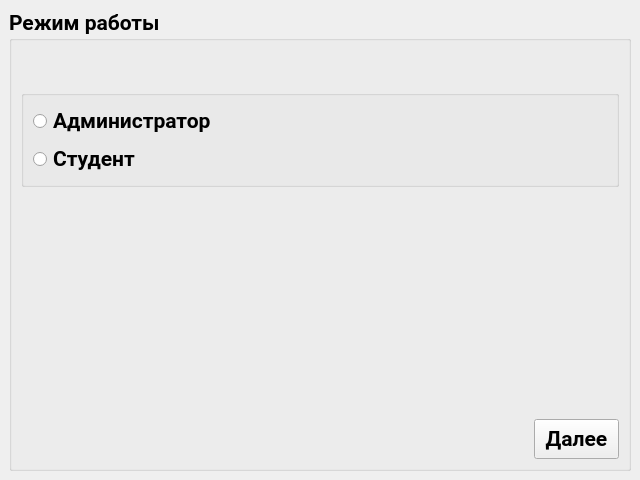
<?xml version="1.0" encoding="UTF-8"?>
<ui version="4.0">
 <class>MainWindow</class>
 <widget class="QMainWindow" name="MainWindow">
  <property name="geometry">
   <rect>
    <x>0</x>
    <y>0</y>
    <width>640</width>
    <height>480</height>
   </rect>
  </property>
  <property name="sizePolicy">
   <sizepolicy hsizetype="Expanding" vsizetype="Expanding">
    <horstretch>0</horstretch>
    <verstretch>0</verstretch>
   </sizepolicy>
  </property>
  <property name="minimumSize">
   <size>
    <width>640</width>
    <height>480</height>
   </size>
  </property>
  <property name="maximumSize">
   <size>
    <width>640</width>
    <height>480</height>
   </size>
  </property>
  <property name="font">
   <font>
    <family>Roboto</family>
    <pointsize>16</pointsize>
   </font>
  </property>
  <property name="windowTitle">
   <string>SystemControlStudent</string>
  </property>
  <property name="styleSheet">
   <string notr="true"/>
  </property>
  <widget class="QWidget" name="centralwidget">
   <property name="sizePolicy">
    <sizepolicy hsizetype="Expanding" vsizetype="Expanding">
     <horstretch>0</horstretch>
     <verstretch>0</verstretch>
    </sizepolicy>
   </property>
   <property name="maximumSize">
    <size>
     <width>640</width>
     <height>480</height>
    </size>
   </property>
   <property name="font">
    <font>
     <family>Roboto</family>
     <pointsize>16</pointsize>
    </font>
   </property>
   <layout class="QVBoxLayout" name="verticalLayout_2">
    <item>
     <widget class="QGroupBox" name="groupBox">
      <property name="sizePolicy">
       <sizepolicy hsizetype="Maximum" vsizetype="Maximum">
        <horstretch>0</horstretch>
        <verstretch>0</verstretch>
       </sizepolicy>
      </property>
      <property name="minimumSize">
       <size>
        <width>0</width>
        <height>0</height>
       </size>
      </property>
      <property name="maximumSize">
       <size>
        <width>640</width>
        <height>480</height>
       </size>
      </property>
      <property name="font">
       <font>
        <family>Roboto</family>
        <pointsize>16</pointsize>
        <bold>true</bold>
        <underline>false</underline>
        <strikeout>false</strikeout>
       </font>
      </property>
      <property name="styleSheet">
       <string notr="true"/>
      </property>
      <property name="title">
       <string>Режим работы</string>
      </property>
      <layout class="QVBoxLayout" name="verticalLayout" stretch="0,0,5,1">
       <item>
        <spacer name="verticalSpacer_3">
         <property name="orientation">
          <enum>Qt::Vertical</enum>
         </property>
         <property name="sizeHint" stdset="0">
          <size>
           <width>20</width>
           <height>40</height>
          </size>
         </property>
        </spacer>
       </item>
       <item>
        <widget class="QGroupBox" name="groupBox_2">
         <property name="font">
          <font>
           <family>Roboto</family>
           <pointsize>16</pointsize>
           <bold>true</bold>
           <underline>false</underline>
           <strikeout>false</strikeout>
          </font>
         </property>
         <property name="styleSheet">
          <string notr="true"/>
         </property>
         <property name="title">
          <string/>
         </property>
         <layout class="QVBoxLayout" name="verticalLayout_3">
          <item>
           <widget class="QRadioButton" name="radioButton">
            <property name="font">
             <font>
              <family>Roboto</family>
              <pointsize>16</pointsize>
              <italic>false</italic>
              <bold>true</bold>
              <underline>false</underline>
              <strikeout>false</strikeout>
             </font>
            </property>
            <property name="styleSheet">
             <string notr="true"/>
            </property>
            <property name="text">
             <string>Администратор</string>
            </property>
           </widget>
          </item>
          <item>
           <widget class="QRadioButton" name="radioButton_2">
            <property name="font">
             <font>
              <family>Roboto</family>
              <pointsize>16</pointsize>
              <bold>true</bold>
              <underline>false</underline>
              <strikeout>false</strikeout>
             </font>
            </property>
            <property name="styleSheet">
             <string notr="true"/>
            </property>
            <property name="text">
             <string>Студент</string>
            </property>
           </widget>
          </item>
         </layout>
        </widget>
       </item>
       <item>
        <spacer name="verticalSpacer_2">
         <property name="orientation">
          <enum>Qt::Vertical</enum>
         </property>
         <property name="sizeHint" stdset="0">
          <size>
           <width>20</width>
           <height>40</height>
          </size>
         </property>
        </spacer>
       </item>
       <item>
        <layout class="QHBoxLayout" name="horizontalLayout">
         <item>
          <spacer name="horizontalSpacer">
           <property name="orientation">
            <enum>Qt::Horizontal</enum>
           </property>
           <property name="sizeHint" stdset="0">
            <size>
             <width>40</width>
             <height>20</height>
            </size>
           </property>
          </spacer>
         </item>
         <item>
          <widget class="QPushButton" name="pushButton">
           <property name="sizePolicy">
            <sizepolicy hsizetype="Maximum" vsizetype="Maximum">
             <horstretch>0</horstretch>
             <verstretch>0</verstretch>
            </sizepolicy>
           </property>
           <property name="minimumSize">
            <size>
             <width>85</width>
             <height>40</height>
            </size>
           </property>
           <property name="maximumSize">
            <size>
             <width>85</width>
             <height>40</height>
            </size>
           </property>
           <property name="font">
            <font>
             <family>Roboto</family>
             <pointsize>16</pointsize>
             <bold>true</bold>
             <underline>false</underline>
             <strikeout>false</strikeout>
            </font>
           </property>
           <property name="styleSheet">
            <string notr="true"/>
           </property>
           <property name="text">
            <string>Далее</string>
           </property>
           <property name="shortcut">
            <string>Return</string>
           </property>
          </widget>
         </item>
        </layout>
       </item>
      </layout>
     </widget>
    </item>
   </layout>
  </widget>
 </widget>
 <resources/>
 <connections/>
</ui>
